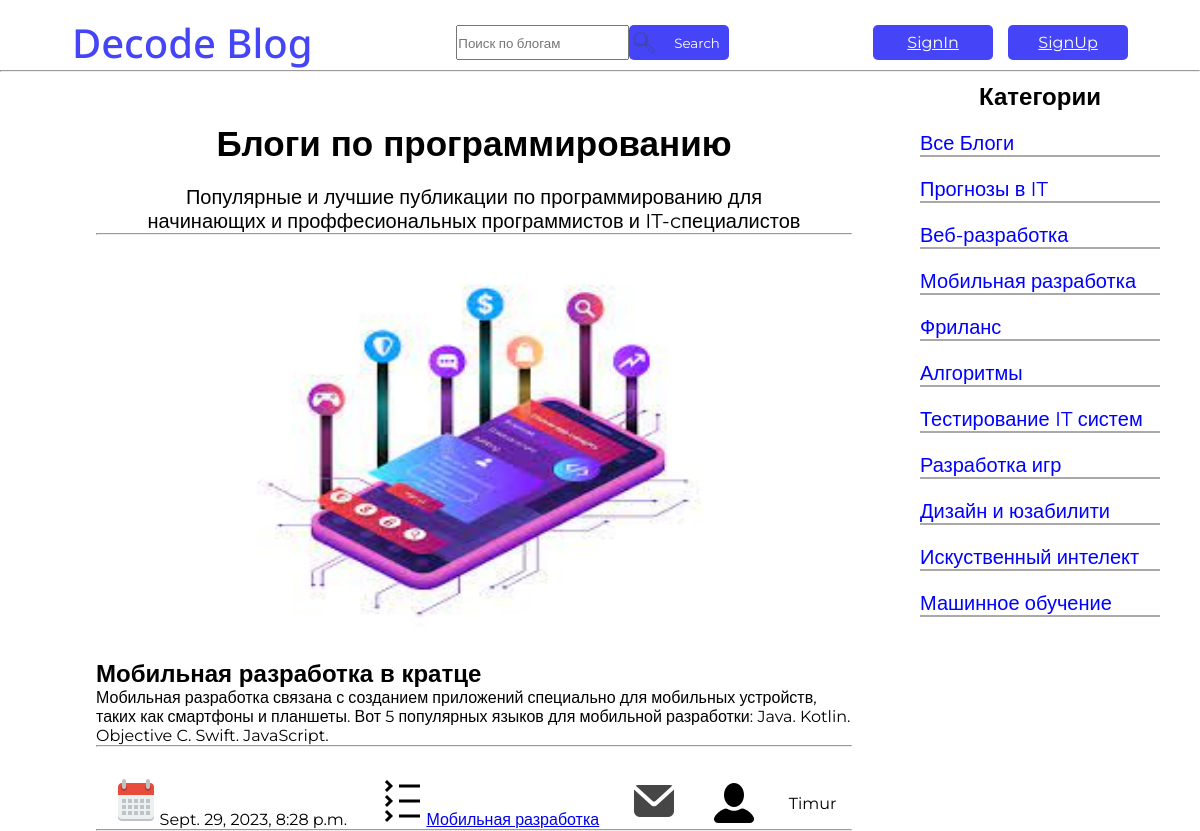
The app's page /blogs/blogs/3/ with its own data.
### decode_blogs/models.py (models this page shows, shortened)
class Blog(models.Model):
    name = models.CharField(max_length=50)
    category = models.ForeignKey(Category, on_delete=models.CASCADE, null=True)
    image = models.ImageField(blank=True, upload_to=uniq_name_upload)
    description = models.TextField()
    date = models.DateTimeField(default=datetime.datetime.today())
    author = models.ForeignKey(settings.AUTH_USER_MODEL, on_delete=models.CASCADE)     # !  1 #
    class Meta:
        verbose_name = 'Blog'
        verbose_name_plural = 'Blogs'

class Category(models.Model):
    name = models.CharField(max_length=50)
    class Meta:
        verbose_name = 'Category'
        verbose_name_plural = 'Categories'
    def __str__(self) -> str:
        return self.name

### decode_authe/models.py (models this page shows)
class User(AbstractUser):
    image = models.ImageField(upload_to='avatars', blank=True)
    description = models.TextField(max_length=200)
    groups = models.ManyToManyField(
        'auth.Group',
        related_name='users',
        blank=True,
        verbose_name='groups',
        help_text='The groups this user belongs to. A user will get all permissions granted to each of their groups.',
    )
    user_permissions = models.ManyToManyField(
        'auth.Permission',
        related_name='users',
        blank=True,
        verbose_name='user permissions',
        help_text='Specific permissions for this user.',
        error_messages={
            'add': 'The permission you are trying to add already exists for the user.',
            'remove': 'The permission you are trying to remove does not exist for the user.',
        },
    )

### decode_blogs/views.py (the view)
# urls.py: path('blogs/<int:category_id>/', views.site_category, name='category'),
def site_category(request, category_id):
    blogs = Blog.objects.filter(category_id=category_id)
    categories = Category.objects.all()
    data = {
        'blogs':blogs,
        'categories':categories,
        'menu':menu,
        'title':'Статьи',
        'category_id':category_id
    }
    return render(request, 'decode_blogs/Home.html', context=data)

### decode_blogs/templates/decode_blogs/Home.html (shortened to what this page needs)
{% load static %}
<!DOCTYPE html>
<html lang="en">
<head>
    <link rel="stylesheet" href="{% static 'decode_blogs/css/header.css' %}">
    <link rel="stylesheet" href="{% static 'decode_blogs/css/home.css' %}">
</head>
<body>
    <header>
        <h1>Decode Blog</h1>
        <div class="header-div-1">
            <form method="POST" action="{% url 'decode_blogs:blog-search'  %}" class="form">
                <input type="search" placeholder="Поиск по блогам">
                <button id="button-find">
                    <img src="{% static 'decode_blogs/images/search_icon.svg' %}" alt="" id="search_icon">
                    Search
                </button>
        </div>
        <div class="header-div-2">
            {% if request.user.is_authenticated %}
            <a href="{% url 'decode_authe:signout' %}" class="button-reg">Signout</a>
            <a href="{% url 'decode_authe:profile'%}"><img src="{{ user.image.url }}" alt="" id="header-img"></a>
            {% else %}
            <a href="{% url 'decode_authe:signin' %}" class="button-reg">SignIn</a>
            <a href="{% url 'decode_authe:signup' %}" class="button-reg">SignUp</a>
            {% endif %}
        </div>
    </header>
    <hr id="hr-line">
    <section class="main">
        <div class="blogs">
            <h2 id="h2-blog">Блоги по программированию </h2>
            <p id="h2-p">Популярные и лучшие публикации по программированию  для <br>начинающих и проффесиональных программистов и IT-cпециалистов</p>
            <hr>
            <div class="com-blog">
                {% for b in blogs %}
                <div class="main-info">
                    {% if b.image %}
                    <img src="{{ b.image.url }}" alt="comment-img" class="comment-img">
                    {% endif %}
                </div>
                <h2 id="blog-name">{{ b.name }}</h2>
                    <p id="description">{{ b.description }}</p>
                    <hr>
                    <div class="blog-review">
                        <time id="blog-date"><img src="{% static 'decode_blogs/images/Calendar.png' %}" alt="">{{ b.date }}</time>
                        <a href="{% url 'decode_blogs:category' b.id %}"><img src="{% static 'decode_blogs/images/Categories.png' %}" alt="" id="blog-categories">{{ b.category }}</a>
                        <a href="{% url 'decode_blogs:comments-category' b.id %}"><img src="{% static 'decode_blogs/images/Comment.png' %}" alt="" id="blog-comments"></a>
                        <img src="{% static 'decode_blogs/images/User.png' %}" alt="">{{ b.author }}
                    </div>
                    {% endfor %}
            </div>
            <div class="categories">
                <h2 id="categories-name">Категории</h2>
                {% if category_id == 0 %}
                    <a href="{% url 'decode_blogs:home' %}" class="selected-ctgr"></a>
                {% else %}
                    <a href="{% url 'decode_blogs:home' %}">Все Блоги</a>
                {% endif %}
                {% for ctgr in categories %}
                    {% if category_id == ctgr.id %}
                        <a href="{% url 'decode_blogs:category' ctgr.id %}" class="selected-ctgr">{{ctgr.name}}</a>
                    {% else %}
                        <a href="{% url 'decode_blogs:category' ctgr.id %}">{{ctgr.name}}</a>
                    {% endif %}
                {% endfor %}
            </div>
        </div>
    </section>
</body>
</html>

### decode_blogs/static/decode_blogs/css/Header.css (style rules this page uses)
* { margin: 0px; padding: 0px; }
header { display: flex; align-items: center; justify-content: space-around; margin-top: 15px; }
header h1 { color: rgb(69, 69, 247); font-weight: 500; font-size: 40px; font-family: 'Noto Sans', sans-serif; }
.header-div-1 { display: flex; height: 35px; }
.form { display: flex; align-items: center; }
.form input { height: 35px; }
#button-find { display: flex; align-items: center; width: 100px; height: 35px; border: rgb(69, 69, 247); border-radius: 5px; color: white; background-color: rgb(69, 69, 247) }
#search_icon { width: 30px; height: 25px; margin-right: 15px; }
.header-div-2 { display: flex; align-items: center; gap: 15px; }
.button-reg { display: flex; align-items: center; justify-content: center; text-align: center; width: 120px; height: 35px; border: rgb(69, 69, 247); border-radius: 5px; color: white; background-color: rgb(69, 69, 247) }

### decode_blogs/static/decode_blogs/css/Home.css (style rules this page uses)
* { margin: 0px; padding: 0px; font-family: 'Montserrat', sans-serif; }
.main { display: flex; padding: 50px 8%; justify-content: space-between; box-sizing: border-box; position: relative; height: 650px; }
.main-info { display: block; justify-content: center; align-items: center; text-align: center; }
.blogs { width: 75%; }
#h2-blog { display: flex; justify-content: center; align-items: center; font-size: 35px; }
#h2-p { margin-top: 20px; font-size: 20px; text-align: center; align-items: center; }
.com-blog { display: block; justify-content: left; align-items: left; }
.blog-review { display: flex; justify-content: space-around; align-items: center; text-align: center; margin-top: 30px; }
.comment-img { margin-top: 20px; width: 500px; height: 400px; }
.categories { display: flex; flex-direction: column; gap: 20px; width: 20%; position: absolute; top: 0; right: 0; margin-right: 40px; margin-top: 10px; }
#categories-name { display: flex; justify-content: center; align-items: center; text-align: center; }
.categories a { text-decoration: none; color: blue; width: 100%; border-bottom:2px solid #a9a9a9 ; font-size: 20px; transition: 2s; }

### records on screen
Blog: image (picture), name "Мобильная разработка в кратце", description "Мобильная разработка связана с созданием приложений специально для мобильных устройств, таких как смартфоны и планшеты. Вот 5 популярных языков для мобильной разработки: Java. Kotlin. Objective C. Swift. JavaScript.", date "Sept. 29, 2023, 8:28 p.m.", category "Мобильная разработка", author "Timur"
Category: name "Прогнозы в IT"
Category: name "Веб-разработка"
Category: name "Мобильная разработка"
Category: name "Фриланс"
Category: name "Алгоритмы"
Category: name "Тестирование IT систем"
Category: name "Разработка игр"
Category: name "Дизайн и юзабилити"
Category: name "Искуственный интелект"
Category: name "Машинное обучение"
